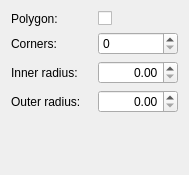
<ui version="4.0" >
 <class>StarShapeConfigWidget</class>
 <widget class="QWidget" name="StarShapeConfigWidget" >
  <property name="geometry" >
   <rect>
    <x>0</x>
    <y>0</y>
    <width>189</width>
    <height>175</height>
   </rect>
  </property>
  <property name="windowTitle" >
   <string>Star shape</string>
  </property>
  <layout class="QGridLayout" >
   <item row="0" column="0" >
    <widget class="QLabel" name="label_4" >
     <property name="text" >
      <string>Polygon:</string>
     </property>
    </widget>
   </item>
   <item row="0" column="1" >
    <widget class="QCheckBox" name="convex" >
     <property name="layoutDirection" >
      <enum>Qt::LeftToRight</enum>
     </property>
     <property name="text" >
      <string/>
     </property>
    </widget>
   </item>
   <item row="1" column="0" >
    <widget class="QLabel" name="label" >
     <property name="text" >
      <string>Corners:</string>
     </property>
    </widget>
   </item>
   <item row="1" column="1" >
    <widget class="QSpinBox" name="corners" />
   </item>
   <item row="2" column="0" >
    <widget class="QLabel" name="label_2" >
     <property name="text" >
      <string>Inner radius:</string>
     </property>
    </widget>
   </item>
   <item row="2" column="1" >
    <widget class="KoUnitDoubleSpinBox" name="innerRadius" >
     <property name="alignment" >
      <set>Qt::AlignRight|Qt::AlignTrailing|Qt::AlignVCenter</set>
     </property>
    </widget>
   </item>
   <item row="3" column="0" >
    <widget class="QLabel" name="label_3" >
     <property name="text" >
      <string>Outer radius:</string>
     </property>
    </widget>
   </item>
   <item row="3" column="1" >
    <widget class="KoUnitDoubleSpinBox" name="outerRadius" >
     <property name="alignment" >
      <set>Qt::AlignRight|Qt::AlignTrailing|Qt::AlignVCenter</set>
     </property>
    </widget>
   </item>
   <item row="4" column="0" >
    <spacer>
     <property name="orientation" >
      <enum>Qt::Vertical</enum>
     </property>
     <property name="sizeHint" >
      <size>
       <width>20</width>
       <height>40</height>
      </size>
     </property>
    </spacer>
   </item>
  </layout>
 </widget>
 <customwidgets>
  <customwidget>
   <class>KoUnitDoubleSpinBox</class>
   <extends>QDoubleSpinBox</extends>
   <header location="global" >KoUnitDoubleSpinBox.h</header>
  </customwidget>
 </customwidgets>
 <resources/>
 <connections/>
</ui>
